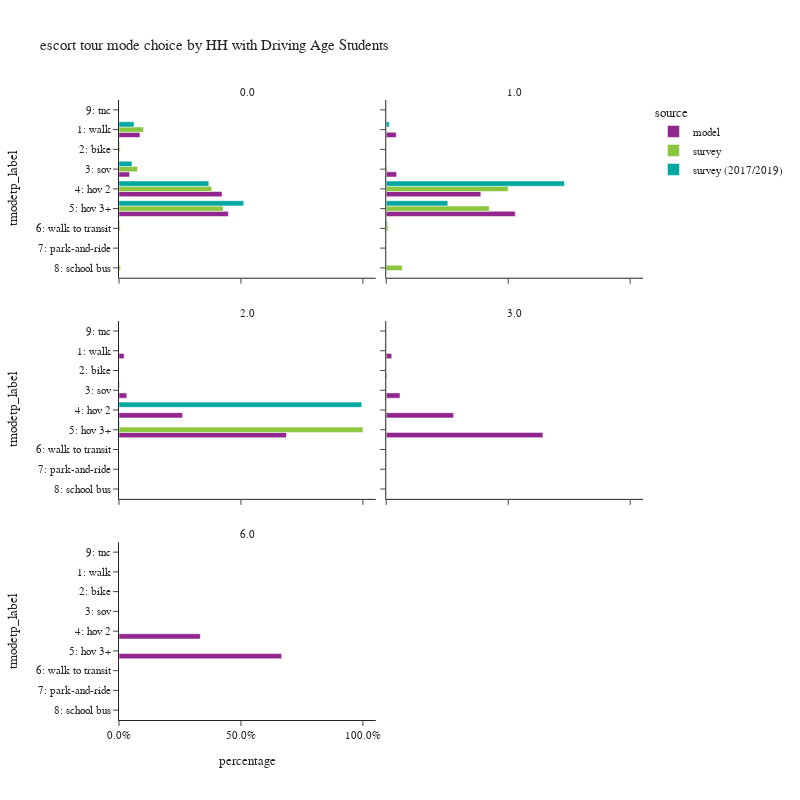

Notebook cell for this chart:
### Code cell
plot_mode_choice(es_tour,
                 "hhhsc",
                 {
                  "tmodetp_label":["1: walk","2: bike","3: sov","4: hov 2","5: hov 3+","6: walk to transit",
                                   "7: park-and-ride","8: school bus","9: other–survey only"]},
                 "HH with Driving Age Students",2,800)

### Figure 1 — Plotly figure (JSON) as saved in the notebook; plotly's stock layout.template omitted (floating-point values rounded to 4 significant figures)
{"data": [{"alignmentgroup": "True", "customdata": [[57814], [288], [29018], [284996], [302431]], "hovertemplate": "source=model<br>hhhsc=0.0<br>percentage=%{x}<br>tmodetp_label=%{y}<br>sample count=%{customdata[0]}<extra></extra>", "legendgroup": "model", "marker": {"color": "#91268F", "pattern": {"shape": ""}}, "name": "model", "offsetgroup": "model", "orientation": "h", "showlegend": true, "textposition": "auto", "type": "bar", "x": [0.08571, 0.000427, 0.04302, 0.4225, 0.4483], "xaxis": "x5", "y": ["1: walk", "2: bike", "3: sov", "4: hov 2", "5: hov 3+"], "yaxis": "y5"}, {"alignmentgroup": "True", "customdata": [[3174], [8], [3275], [30014], [40939]], "hovertemplate": "source=model<br>hhhsc=1.0<br>percentage=%{x}<br>tmodetp_label=%{y}<br>sample count=%{customdata[0]}<extra></extra>", "legendgroup": "model", "marker": {"color": "#91268F", "pattern": {"shape": ""}}, "name": "model", "offsetgroup": "model", "orientation": "h", "showlegend": false, "textposition": "auto", "type": "bar", "x": [0.041, 0.0001033, 0.04231, 0.3877, 0.5289], "xaxis": "x6", "y": ["1: walk", "2: bike", "3: sov", "4: hov 2", "5: hov 3+"], "yaxis": "y6"}, {"alignmentgroup": "True", "customdata": [[216], [1], [332], [2716], [7151]], "hovertemplate": "source=model<br>hhhsc=2.0<br>percentage=%{x}<br>tmodetp_label=%{y}<br>sample count=%{customdata[0]}<extra></extra>", "legendgroup": "model", "marker": {"color": "#91268F", "pattern": {"shape": ""}}, "name": "model", "offsetgroup": "model", "orientation": "h", "showlegend": false, "textposition": "auto", "type": "bar", "x": [0.02074, 9.601e-05, 0.03187, 0.2608, 0.6865], "xaxis": "x3", "y": ["1: walk", "2: bike", "3: sov", "4: hov 2", "5: hov 3+"], "yaxis": "y3"}, {"alignmentgroup": "True", "customdata": [[8], [1], [20], [98], [228]], "hovertemplate": "source=model<br>hhhsc=3.0<br>percentage=%{x}<br>tmodetp_label=%{y}<br>sample count=%{customdata[0]}<extra></extra>", "legendgroup": "model", "marker": {"color": "#91268F", "pattern": {"shape": ""}}, "name": "model", "offsetgroup": "model", "orientation": "h", "showlegend": false, "textposition": "auto", "type": "bar", "x": [0.02254, 0.002817, 0.05634, 0.2761, 0.6423], "xaxis": "x4", "y": ["1: walk", "2: bike", "3: sov", "4: hov 2", "5: hov 3+"], "yaxis": "y4"}, {"alignmentgroup": "True", "customdata": [[1], [2]], "hovertemplate": "source=model<br>hhhsc=6.0<br>percentage=%{x}<br>tmodetp_label=%{y}<br>sample count=%{customdata[0]}<extra></extra>", "legendgroup": "model", "marker": {"color": "#91268F", "pattern": {"shape": ""}}, "name": "model", "offsetgroup": "model", "orientation": "h", "showlegend": false, "textposition": "auto", "type": "bar", "x": [0.3333, 0.6667], "xaxis": "x", "y": ["4: hov 2", "5: hov 3+"], "yaxis": "y"}, {"alignmentgroup": "True", "customdata": [[87], [14], [49], [290], [255], [12], [5]], "hovertemplate": "source=survey<br>hhhsc=0.0<br>percentage=%{x}<br>tmodetp_label=%{y}<br>sample count=%{customdata[0]}<extra></extra>", "legendgroup": "survey", "marker": {"color": "#8CC63E", "pattern": {"shape": ""}}, "name": "survey", "offsetgroup": "survey", "orientation": "h", "showlegend": true, "textposition": "auto", "type": "bar", "x": [0.1007, 0.004816, 0.07619, 0.3802, 0.4273, 0.004669, 0.006115], "xaxis": "x5", "y": ["1: walk", "2: bike", "3: sov", "4: hov 2", "5: hov 3+", "6: walk to transit", "8: school bus"], "yaxis": "y5"}, {"alignmentgroup": "True", "customdata": [[1], [20], [9], [1], [1]], "hovertemplate": "source=survey<br>hhhsc=1.0<br>percentage=%{x}<br>tmodetp_label=%{y}<br>sample count=%{customdata[0]}<extra></extra>", "legendgroup": "survey", "marker": {"color": "#8CC63E", "pattern": {"shape": ""}}, "name": "survey", "offsetgroup": "survey", "orientation": "h", "showlegend": false, "textposition": "auto", "type": "bar", "x": [0.005312, 0.4997, 0.4224, 0.007382, 0.06525], "xaxis": "x6", "y": ["3: sov", "4: hov 2", "5: hov 3+", "6: walk to transit", "8: school bus"], "yaxis": "y6"}, {"alignmentgroup": "True", "customdata": [[2]], "hovertemplate": "source=survey<br>hhhsc=2.0<br>percentage=%{x}<br>tmodetp_label=%{y}<br>sample count=%{customdata[0]}<extra></extra>", "legendgroup": "survey", "marker": {"color": "#8CC63E", "pattern": {"shape": ""}}, "name": "survey", "offsetgroup": "survey", "orientation": "h", "showlegend": false, "textposition": "auto", "type": "bar", "x": [1.0], "xaxis": "x3", "y": ["5: hov 3+"], "yaxis": "y3"}, {"alignmentgroup": "True", "customdata": [[96], [8], [27], [303], [270], [12], [1]], "hovertemplate": "source=survey (2017/2019)<br>hhhsc=0.0<br>percentage=%{x}<br>tmodetp_label=%{y}<br>sample count=%{customdata[0]}<extra></extra>", "legendgroup": "survey (2017/2019)", "marker": {"color": "#00A7A0", "pattern": {"shape": ""}}, "name": "survey (2017/2019)", "offsetgroup": "survey (2017/2019)", "orientation": "h", "showlegend": true, "textposition": "auto", "type": "bar", "x": [0.06167, 0.002364, 0.0534, 0.3684, 0.5113, 0.002835, 3.849e-05], "xaxis": "x5", "y": ["1: walk", "2: bike", "3: sov", "4: hov 2", "5: hov 3+", "6: walk to transit", "9: tnc"], "yaxis": "y5"}, {"alignmentgroup": "True", "customdata": [[3], [1], [41], [21], [1]], "hovertemplate": "source=survey (2017/2019)<br>hhhsc=1.0<br>percentage=%{x}<br>tmodetp_label=%{y}<br>sample count=%{customdata[0]}<extra></extra>", "legendgroup": "survey (2017/2019)", "marker": {"color": "#00A7A0", "pattern": {"shape": ""}}, "name": "survey (2017/2019)", "offsetgroup": "survey (2017/2019)", "orientation": "h", "showlegend": false, "textposition": "auto", "type": "bar", "x": [0.01242, 5.044e-05, 0.7307, 0.2523, 0.004576], "xaxis": "x6", "y": ["1: walk", "3: sov", "4: hov 2", "5: hov 3+", "6: walk to transit"], "yaxis": "y6"}, {"alignmentgroup": "True", "customdata": [[1], [11], [1]], "hovertemplate": "source=survey (2017/2019)<br>hhhsc=2.0<br>percentage=%{x}<br>tmodetp_label=%{y}<br>sample count=%{customdata[0]}<extra></extra>", "legendgroup": "survey (2017/2019)", "marker": {"color": "#00A7A0", "pattern": {"shape": ""}}, "name": "survey (2017/2019)", "offsetgroup": "survey (2017/2019)", "orientation": "h", "showlegend": false, "textposition": "auto", "type": "bar", "x": [0.00256, 0.9949, 0.00256], "xaxis": "x3", "y": ["3: sov", "4: hov 2", "5: hov 3+"], "yaxis": "y3"}], "layout": {"annotations": [{"font": {}, "showarrow": false, "text": "6.0", "x": 0.245, "xanchor": "center", "xref": "paper", "y": 0.2867, "yanchor": "bottom", "yref": "paper"}, {"font": {}, "showarrow": false, "text": "2.0", "x": 0.245, "xanchor": "center", "xref": "paper", "y": 0.6433, "yanchor": "bottom", "yref": "paper"}, {"font": {}, "showarrow": false, "text": "3.0", "x": 0.755, "xanchor": "center", "xref": "paper", "y": 0.6433, "yanchor": "bottom", "yref": "paper"}, {"font": {}, "showarrow": false, "text": "0.0", "x": 0.245, "xanchor": "center", "xref": "paper", "y": 1.0, "yanchor": "bottom", "yref": "paper"}, {"font": {}, "showarrow": false, "text": "1.0", "x": 0.755, "xanchor": "center", "xref": "paper", "y": 1.0, "yanchor": "bottom", "yref": "paper"}], "barmode": "group", "height": 800, "legend": {"title": {"text": "source"}, "tracegroupgap": 0}, "title": {"text": "escort tour mode choice by HH with Driving Age Students"}, "width": 800, "xaxis": {"anchor": "y", "domain": [0.0, 0.49], "tickformat": ".1%", "title": {"text": "percentage"}}, "xaxis2": {"anchor": "y2", "domain": [0.51, 1.0], "matches": "x", "tickformat": ".1%", "title": {"text": "percentage"}}, "xaxis3": {"anchor": "y3", "domain": [0.0, 0.49], "matches": "x", "showticklabels": false, "tickformat": ".1%"}, "xaxis4": {"anchor": "y4", "domain": [0.51, 1.0], "matches": "x", "showticklabels": false, "tickformat": ".1%"}, "xaxis5": {"anchor": "y5", "domain": [0.0, 0.49], "matches": "x", "showticklabels": false, "tickformat": ".1%"}, "xaxis6": {"anchor": "y6", "domain": [0.51, 1.0], "matches": "x", "showticklabels": false, "tickformat": ".1%"}, "yaxis": {"anchor": "x", "categoryarray": ["9: other–survey only", "8: school bus", "7: park-and-ride", "6: walk to transit", "5: hov 3+", "4: hov 2", "3: sov", "2: bike", "1: walk"], "categoryorder": "array", "domain": [0.0, 0.2867], "title": {"text": "tmodetp_label"}}, "yaxis2": {"anchor": "x2", "domain": [0.0, 0.2867], "matches": "y", "showticklabels": false}, "yaxis3": {"anchor": "x3", "categoryarray": ["9: other–survey only", "8: school bus", "7: park-and-ride", "6: walk to transit", "5: hov 3+", "4: hov 2", "3: sov", "2: bike", "1: walk"], "categoryorder": "array", "domain": [0.3567, 0.6433], "matches": "y", "title": {"text": "tmodetp_label"}}, "yaxis4": {"anchor": "x4", "domain": [0.3567, 0.6433], "matches": "y", "showticklabels": false}, "yaxis5": {"anchor": "x5", "categoryarray": ["9: other–survey only", "8: school bus", "7: park-and-ride", "6: walk to transit", "5: hov 3+", "4: hov 2", "3: sov", "2: bike", "1: walk"], "categoryorder": "array", "domain": [0.7133, 1.0], "matches": "y", "title": {"text": "tmodetp_label"}}, "yaxis6": {"anchor": "x6", "domain": [0.7133, 1.0], "matches": "y", "showticklabels": false}}}
